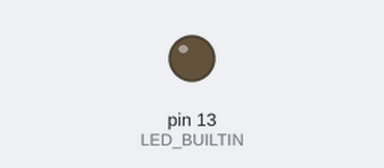
The sketch below on a simulated Arduino Uno, built with avr-gcc and run on an emulated ATmega328P. On the bench: output pins drawn as LEDs (lit = HIGH). Dashed ring = blinking.

Above: at 0.1 s.
At 2.85 s:
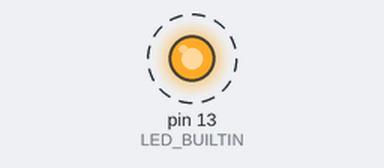
Timing chart, 0 to 3.1 s (numbered marks = the images above):
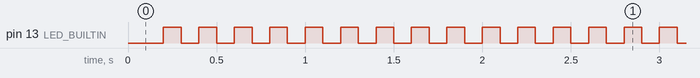

The sketch:

bubina_21.ino
```cpp
// C++ code
//
void setup()
{
  pinMode(LED_BUILTIN, OUTPUT);
}

void loop()
{
  delay(100); // Wait for 100 millisecond(s)
  digitalWrite(LED_BUILTIN, LOW);
  delay(100); // Wait for 100 millisecond(s)
  digitalWrite(LED_BUILTIN, HIGH);
}
```

Measured:
- by itself, pin 13 (LED_BUILTIN): alternates HIGH for 0.10 s and LOW for 0.10 s
